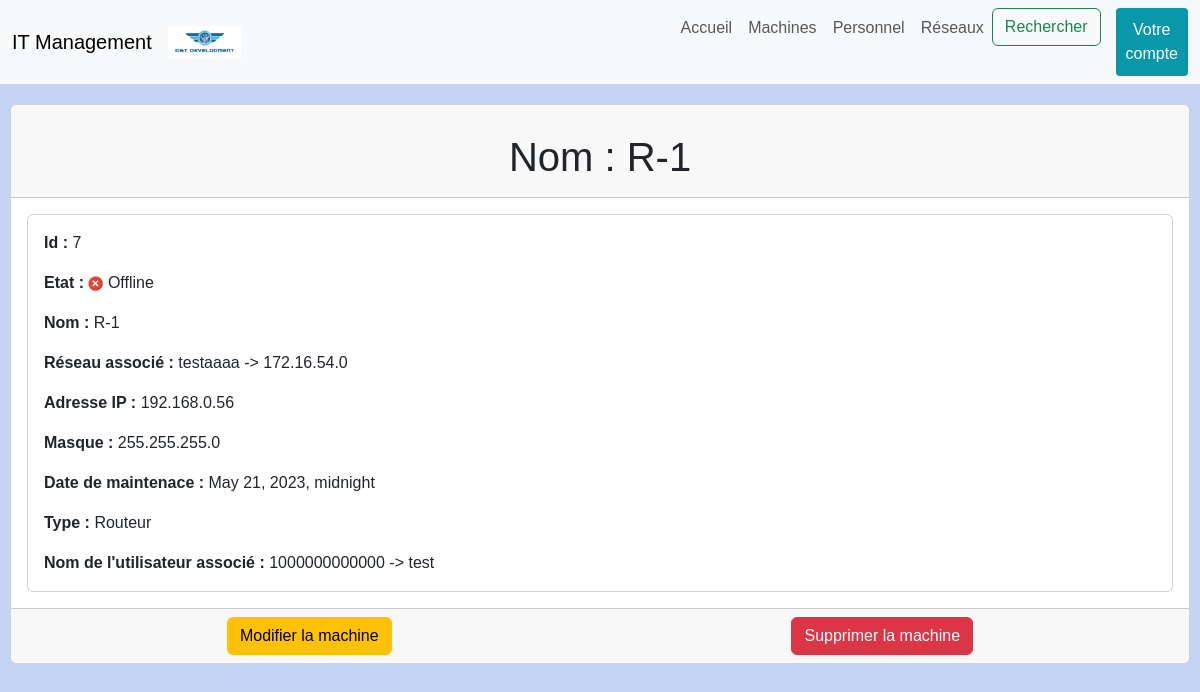
Before: /machine/7 with the older database file.
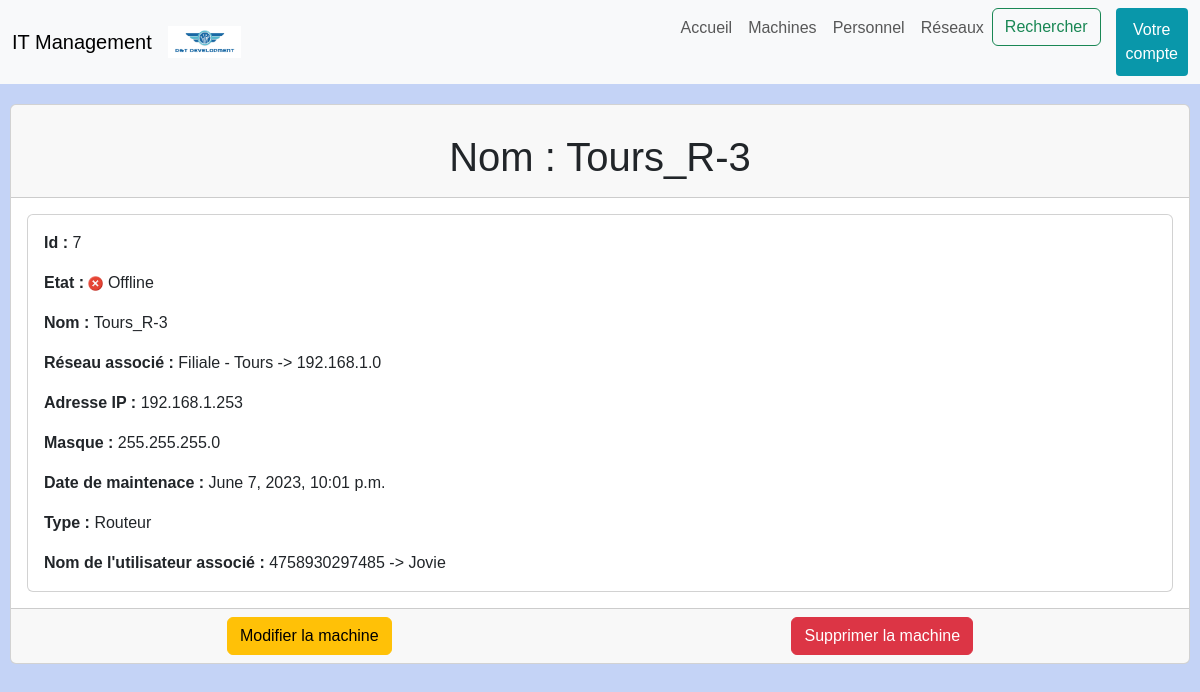
After: the same page with the newer database file.
### projetApp/models.py (models this page shows, shortened)
class Machine(models.Model):
	TYPE = {
		('PC', ('PC - Windows')),
		('Mac', ('Mac - MacOS')),
		('Serveur', ('Serveur')),
		('Switch', ('Switch')),
		('Routeur', ('Routeur')),
	}
	ETAT = {
		('Online', ('Online')),
		('Offline', ('Offline')),
	}
	id = models.AutoField(		#l'id est créée automatiquement est inchangeable et est unique
			primary_key =  True,
			editable = False,
			unique = True)
	nom = models.CharField(
		max_length = 15)
	adresse_ip = models.CharField(max_length=15, validators=[validate_ipv4_address], blank=True)
	masque = models.CharField(max_length= 15, validators=[validate_ipv4_address], blank=True)
	reseau_assoc = models.ForeignKey(Reseau, on_delete=models.CASCADE)		#fk qui permet un lien avec un réseau
	personnel_assoc = models.ForeignKey('Personnel', on_delete=models.CASCADE)		#fk qui permet un lien vers un personnel
	maintenance_date = models.DateTimeField(default=timezone.now)		#défini la date de maintenance, par défault la date à l'instant ou la modif est faite
	mach = models.CharField(max_length = 32, choices = TYPE, default = 'PC')
	etat = models.CharField(max_length = 32, choices = ETAT, default = 'Offline')

class Reseau(models.Model):
	id = models.AutoField(		#l'id est créée automatiquement est inchangeable et est unique
		primary_key = True,
		editable = False,
		unique = True,
	)
	nom = models.CharField(max_length= 32, unique=True)
	adresse_ip = models.CharField(max_length=15, validators=[validate_ipv4_address])		#le validator permet de vérifier qu'il s'agit d'une adresse ipv4 valide
	masque = models.CharField(max_length= 15, validators=[validate_ipv4_address])
	def __str__(self):
		return str(self.nom) + " -> " + self.adresse_ip

class Personnel(models.Model):
	id = models.PositiveIntegerField(		#l'id est saisi manuellement est changeable et est unique
		primary_key = True,
		editable = True,
		validators=[MinValueValidator(1000000000000) , MaxValueValidator(9999999999999)], #ces valeurs répresentent la forme du num de sécurité sociale
		unique = True,
	)
	nom = models.CharField(
		max_length = 30
	)
	prenom = models.CharField(
		max_length = 30
	)
	mail = models.EmailField(blank = True) # permet la creation d'email automatiquement sous la bonne forme
	def __str__(self):
		return str(self.id) + " -> " + self.nom

### projetApp/views.py (the view)
# urls.py: path('machine/<pk>', views.machine_detail_view, name='detail_machine'),
def machine_detail_view(request, pk):
    machine = get_object_or_404(Machine, id = pk)
    return render(request, 'templates/html/detail_machine.html', {'machine': machine})

### projetApp/templates/html/detail_machine.html (shortened to what this page needs)
{% extends "index.html" %}
{% block content %}
    <div class="card">
        <div class="card-header">
            <h1 class="card-title">Nom : {{ machine.nom }}</h1>
        </div>
        <div class="card-body">
            <div class="card">
                <div class="card-body">
                    <p class="card-text"><strong>Id : </strong>{{ machine.id }}</p>
                    <p class="card-text"><strong>Etat : </strong>
                    {% if machine.etat == 'Online' %}
                    {% load static %}
                    {% else %}
                    <td><img src="{% static 'images/bouton_rouge.png' %}" width="15px" height="15px">
                        {{ machine.etat }}</td>
                    {% endif %}
                    </p>
                    <p class="card-text"><strong>Nom : </strong> {{ machine.nom }}</p>
                    <p class="card-text"><strong>Réseau associé : </strong>{{ machine.reseau_assoc }}</p>
                    <p class="card-text"><strong>Adresse IP : </strong>{{ machine.adresse_ip }}</p>
                    <p class="card-text"><strong>Masque : </strong>{{ machine.masque }}</p>
                    <p class="card-text"><strong>Date de maintenace : </strong>{{ machine.maintenance_date }}</p>
                    <p class="card-text"><strong>Type : </strong>{{ machine.mach }}</p>
                    <p class="card-text"><strong>Nom de l'utilisateur associé : </strong>{{ machine.personnel_assoc }}</p>
                </div>
            </div>
        </div>
        <div class="card-footer">
            <div class="li_button">
                <a href="{% url 'modifier_machine' machine.id %}"><button class="btn btn-warning">Modifier la machine</button></a>
                <a href="{% url 'supprimer_machine' machine.id %}"><button class="btn btn-danger">Supprimer la machine</button></a>
            </div>
        </div>
    </div>
{% endblock %}

Changed rows visible on the page:
changed Machine "Offline": nom "R-1" → "Tours_R-3"; reseau_assoc "testaaaa -> 172.16.54.0" → "Filiale - Tours -> 192.168.1.0"; adresse_ip "192.168.0.56" → "192.168.1.253"; maintenance_date "May 21, 2023, midnight" → "June 7, 2023, 10:01 p.m."; personnel_assoc "1000000000000 -> test" → "4758930297485 -> Jovie"
